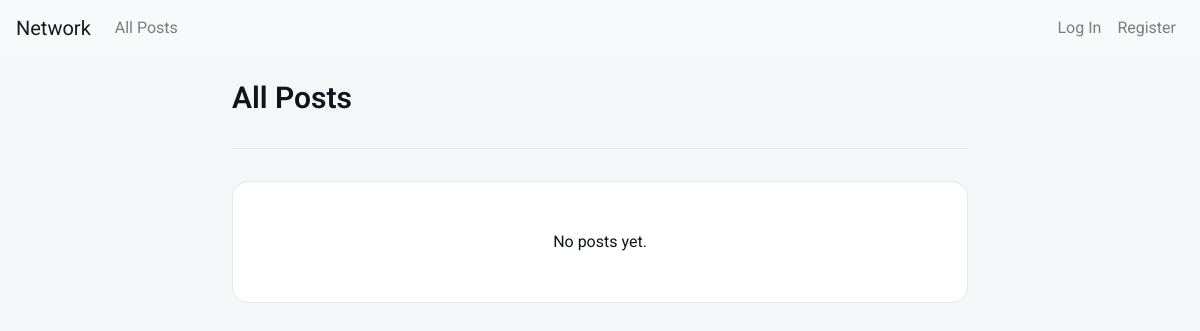
The app's page /, older data.
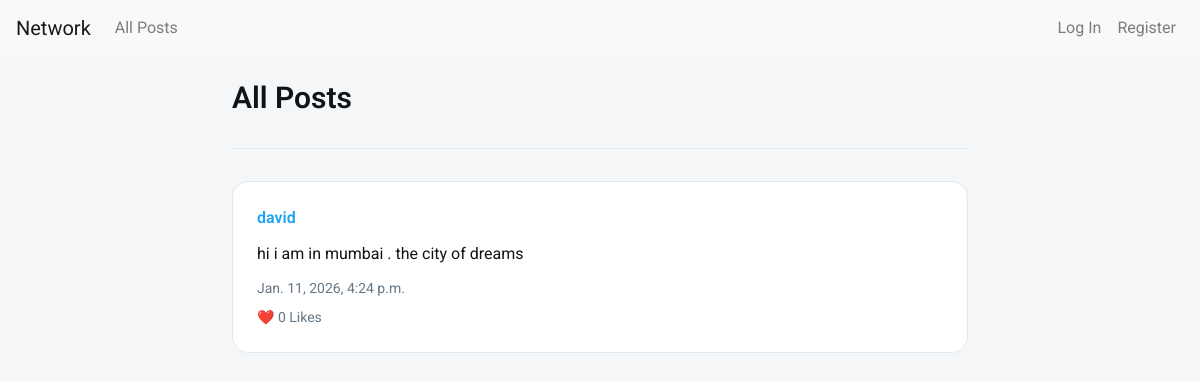
The same page, newer data.
### network/models.py (models this page shows, shortened)
class Post(models.Model):
    user = models.ForeignKey(User, on_delete=models.CASCADE, related_name="posts")
    content = models.TextField()
    timestamp = models.DateTimeField(auto_now_add=True)
    likes = models.ManyToManyField(User, related_name="liked_posts", blank=True)

class User(AbstractUser):
    pass

### network/views.py (the view)
# urls.py: path("", views.index, name="index"),
def index(request):
    if request.method == "POST":
        if request.user.is_authenticated:
            content = request.POST.get("content")
            if content:
                Post.objects.create(user=request.user, content=content)
            return redirect("index")
    posts = Post.objects.all().order_by("-timestamp")
    return render(request, "network/index.html", {"posts": posts})

### network/templates/network/index.html (shortened to what this page needs)
{% extends "network/layout.html" %}
{% block body %}
<div class="container">
<h2>All Posts</h2>
<hr>
{% for post in posts %}
    <div class="post">
        <div class="post-user">
            <a href="{% url 'profile' post.user.username %}">
                {{ post.user.username }}
            </a>
        </div>
        <div class="post-content" id="content-{{ post.id }}">
            {{ post.content }}
        </div>
        <div class="post-time">
            {{ post.timestamp }}
        </div>
        <div class="post-actions">
            ❤️ {{ post.likes.count }} Likes
        </div>
    </div>
{% empty %}
    <p>No posts yet.</p>
{% endfor %}
</div>
{% endblock %}

### network/templates/network/layout.html (shortened to what this page needs)
{% load static %}
<!DOCTYPE html>
<html lang="en">
<head>
    <link
        rel="stylesheet"
        href="https://stackpath.bootstrapcdn.com/bootstrap/4.4.1/css/bootstrap.min.css"
    >
    <link href="{% static 'network/styles.css' %}" rel="stylesheet">
</head>
<body>
<nav class="navbar navbar-expand-lg navbar-light bg-light">
    <a class="navbar-brand" href="{% url 'index' %}">Network</a>
    <div class="collapse navbar-collapse">
        <ul class="navbar-nav mr-auto">
            <li class="nav-item">
                <a class="nav-link" href="{% url 'index' %}">All Posts</a>
            </li>
        </ul>
        <ul class="navbar-nav ml-auto">
            {% if user.is_authenticated %}
                <li class="nav-item">
                    <a class="nav-link" href="{% url 'profile' user.username %}">
                        <strong>{{ user.username }}</strong>
                    </a>
                </li>
                <li class="nav-item">
                    <a class="nav-link" href="{% url 'logout' %}">Log Out</a>
                </li>
            {% else %}
                <li class="nav-item">
                    <a class="nav-link" href="{% url 'login' %}">Log In</a>
                </li>
                <li class="nav-item">
                    <a class="nav-link" href="{% url 'register' %}">Register</a>
                </li>
            {% endif %}
        </ul>
    </div>
</nav>
<div class="container mt-4">
    {% block body %}
    {% endblock %}
</div>
</body>
</html>

### network/static/network/styles.css (style rules this page uses)
:root { --primary-color: #1DA1F2; --primary-dark: #0D8DDB; --primary-light: #4FB3F6; --accent-color: #E0245E; --success-color: #17BF63; --warning-color: #FFAD1F; --bg-light: #F5F6F7; --bg-white: #FFFFFF; --text-primary: #0F1419; --text-secondary: #657786; --text-muted: #AAB8C2; --text-light: #ffffff; --border-color: #E1E8ED; --border-light: #EFF3F4; --shadow-xs: 0 1px 2px rgba(0, 0, 0, 0.05); --shadow-sm: 0 1px 3px rgba(0, 0, 0, 0.08); --shadow-md: 0 4px 6px rgba(0, 0, 0, 0.1); --shadow-lg: 0 10px 25px rgba(0, 0, 0, 0.12); --radius-sm: 8px; --radius-md: 12px; --radius-lg: 16px; --radius-full: 9999px; --transition-fast: 0.15s ease; --transition-base: 0.3s ease; }
* { margin: 0; padding: 0; box-sizing: border-box; }
body { font-family: 'Roboto', -apple-system, BlinkMacSystemFont, 'Segoe UI', 'Helvetica Neue', Arial, sans-serif; background: var(--bg-light); color: var(--text-primary); line-height: 1.5; -webkit-font-smoothing: antialiased; }
.container { max-width: 800px; margin: 0 auto; padding: 0 1rem; }
h2, h3 { font-weight: 600; margin-bottom: 1.5rem; }
h2 { font-size: 1.875rem; }
a { color: var(--primary-color); text-decoration: none; }
hr { border: 0; height: 1px; background: var(--border-color); margin: 2rem 0; }
.post { background: var(--bg-white); padding: 1.5rem; border-radius: var(--radius-lg); border: 1px solid var(--border-color); margin-bottom: 1rem; transition: box-shadow var(--transition-base); }
.post-user { font-weight: 600; margin-bottom: 0.5rem; }
.post-content { margin: 0.75rem 0; font-size: 1rem; }
.post-time { font-size: 0.875rem; color: var(--text-secondary); }
.post-actions { margin-top: 0.5rem; font-size: 0.875rem; color: var(--text-secondary); }

Row changes from the older to the newer data that the page shows:
added Post: user.username "david", content "hi i am in mumbai . the city of dreams", timestamp "Jan. 11, 2026, 4:24 p.m.", likes.count "0"
Text that changed along with them:
text no longer shown: "No posts yet."
